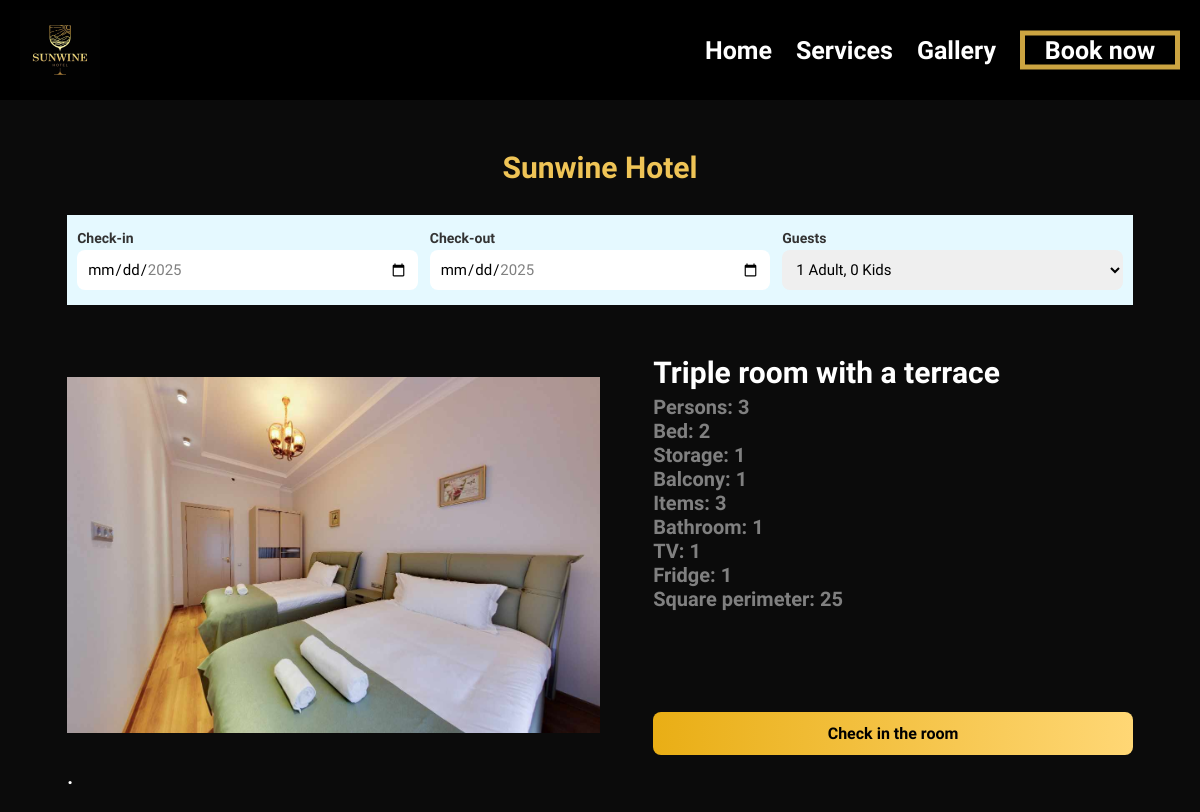
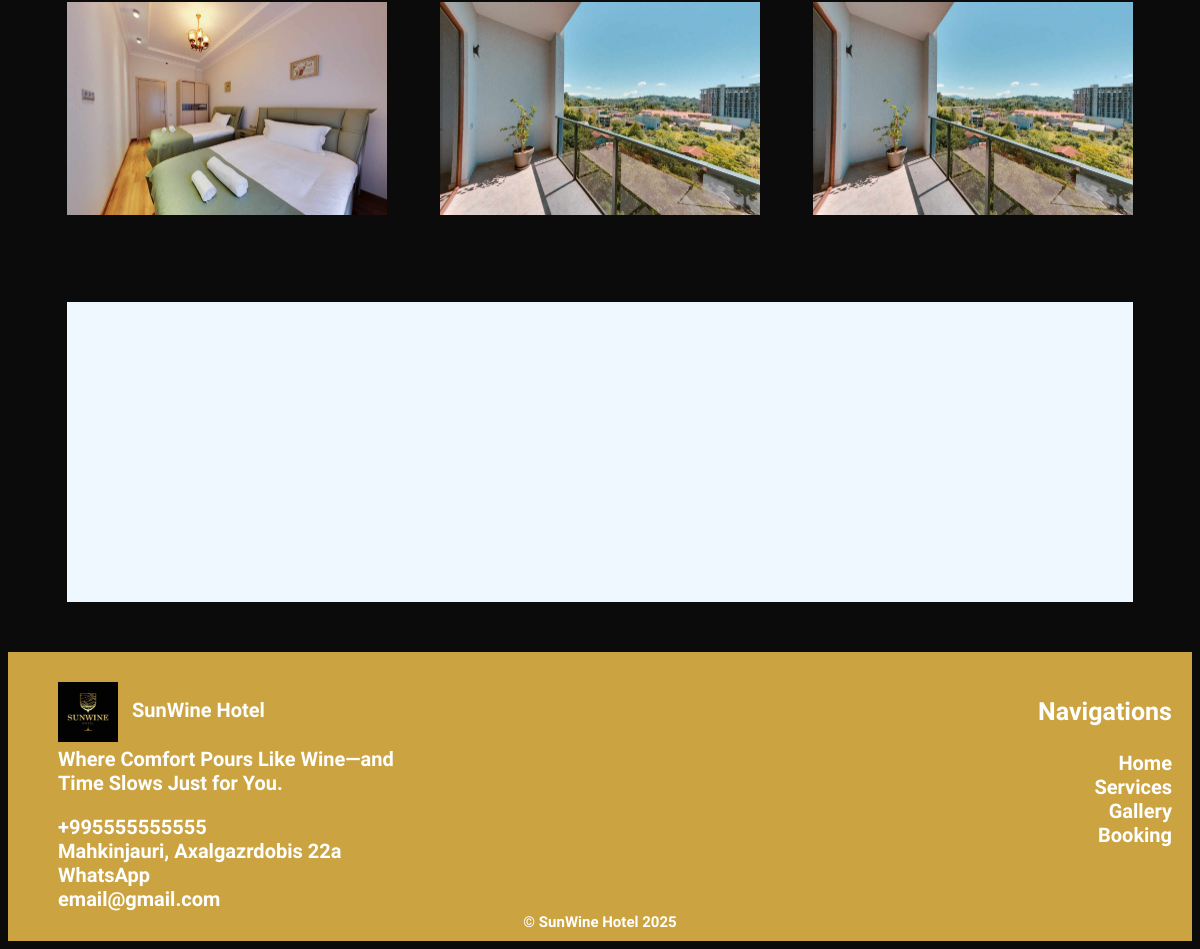
Screenshot of /room/6/ (signed in) with the database file from the repository (2 pictures, top to bottom).
### SunWineapp/models.py (models this page shows, shortened)
class Rooms(models.Model):
    room_number = models.IntegerField(default=1)
    room_title = models.CharField(max_length=1000, default='')
    available = models.BooleanField(default=True)
    price = models.IntegerField(default=1)
    bed = models.IntegerField(default=1)
    tv = models.IntegerField(default=1)
    storage = models.IntegerField(default=1)
    bathroom = models.IntegerField(default=1)
    balcony = models.IntegerField(default=1)
    mirror = models.IntegerField()
    fridge = models.IntegerField(default=1)
    desk = models.IntegerField(default=1)
    items = models.IntegerField(default=1)
    kvadratuloba = models.IntegerField(default=1)
    couche = models.IntegerField(default=1)
    image1 = models.ImageField(upload_to='pics/', default='', blank=True, null=True)
    image2 = models.ImageField(upload_to='pics/', default='', blank=True, null=True)
    image3 = models.ImageField(upload_to='pics/', default='', blank=True, null=True)
    image4 = models.ImageField(upload_to='pics/', default='', blank=True, null=True)
    description = models.CharField(max_length=2000, default='')

class Contact(models.Model):
    phone_number = models.IntegerField()
    email = models.EmailField()
    whatsapp = models.CharField(max_length=1000)
    address = models.CharField(max_length=1000)

### SunWineapp/views.py (the view)
# urls.py: path('room/<int:roomid>/', views.room, name="room"),
def room(request, roomid):
    if request.user.is_authenticated:
        if request.method == "POST":
            check_in_str = request.POST.get('check-in')
            check_out_str = request.POST.get('check-out')
            guests = request.POST.get('guests')
            try:
                check_in_date = datetime.strptime(check_in_str, '%Y-%m-%d').date()
                check_out_date = datetime.strptime(check_out_str, '%Y-%m-%d').date()
            except ValueError:
                return render(request, "room.html", {
                    "contacts": Contact.objects.first(),
                    "room": Rooms.objects.get(pk=roomid),
                    "error": "Invalid date format."
                })
            room = Rooms.objects.get(pk=roomid)
            user = request.user
            Check_In.objects.create(
                user=request.user,
                room=room,
                persons=guests,
                check_in=check_in_date,
                check_out=check_out_date
            )
            return redirect('bought')
        else:
            return render(request, "room.html", {
                "contacts": Contact.objects.first(),
                "room": Rooms.objects.get(pk=roomid),
            })
    else:
        return redirect('register')

### SunWineapp/templates/room.html (shortened to what this page needs)
{% extends 'layout.html' %}
{% load static %}
{% block head %}
    <link rel="stylesheet" type="text/css" href="{% static 'css/booking.css' %}" />
    <link rel="stylesheet" type="text/css" href="{% static 'css/room.css' %}" />
{% endblock %}
{% block body %}
    <form method="post" action="{% url 'room' room.id %}">
        <div class="part1">
            <h1 class="title1">Sunwine Hotel</h1>
        </div>
        <div class="part2">
            <div class="search">
                <div class="search-inside">
                    <div class="field-group">
                    <label>Check-in</label>
                    <input type="date" name="check-in" id="check-in" required>
                    </div>
                    <div class="field-group">
                    <label>Check-out</label>
                    <input type="date" name="check-out" id="check-out" required>
                    </div>
                    <div class="field-group">
                    <label>Guests</label>
                    <select required name="guests">
                        <option>1 Adult, 0 Kids</option>
                    </select>
                    </div>
                </div>
            </div>
        </div>
        <div class="part3">
            {% if room.image1 != '' %}
                <img src="{{ room.image1.url }}" alt="" class="part3-image">
            {% else %}
                <img src="" alt="" class="part3-image">
            {% endif %}
            <div class="part3-div1">
                <h1 class="p3-title1">{{ room.room_title }}</h1>
                <h1 class="p3-title2">Persons: {{ room.items }}</h1>
                <h1 class="p3-title2">Bed: {{ room.bed }}</h1>
                <h1 class="p3-title2">Storage: {{ room.storage }}</h1>
                <h1 class="p3-title2">Balcony: {{ room.balcony }}</h1>
                <h1 class="p3-title2">Items: {{ room.items }}</h1>
                <h1 class="p3-title2">Bathroom: {{ room.bathroom }}</h1>
                <h1 class="p3-title2">TV: {{ room.tv }}</h1>
                <h1 class="p3-title2">Fridge: {{ room.fridge }}</h1>
                <h1 class="p3-title2">Square perimeter: {{ room.kvadratuloba }}</h1>
                <button class="p3-button">Check in the room</button>
            </div>
        </div>
        <h1 class="part3-description">{{ room.description }}</h1>
        <div class="part4">
            {% if room.image1 != '' %}
                <img src="{{ room.image2.url }}" alt="" class="p4-image1">
                <img src="{{ room.image3.url }}" alt="" class="p4-image2">
                <img src="{{ room.image4.url }}" alt="" class="p4-image3">
            {% else %}
                <img src="" alt="" class="p4-image1">
                <img src="" alt="" class="p4-image2">
                <img src="" alt="" class="p4-image3">
            {% endif %}
        </div>
    </form>
{% endblock %}

### SunWineapp/templates/layout.html (shortened to what this page needs)
{% load static %}
<!DOCTYPE html>
<html lang="en">
<head>
    <link href="https://api.mapbox.com/mapbox-gl-js/v2.15.0/mapbox-gl.css" rel="stylesheet" />
    <link rel="stylesheet" type="text/css" href="{% static 'css/layout.css' %}" />
    {% block head %}{% endblock %}
</head>
<body onload="window.scrollTo(0, 0)">
    <nav class="navbar" id="navbar" role="navigation" aria-label="Main menu">
        <a href="{% url 'index' %}" class="navbar-img-link" aria-label="SunWine Hotel Home">
            <img src="{% static 'pics/logo.jpg' %}" alt="SunWine Hotel Logo" class="navbar-img" />
        </a>
        <div class="navbar-navs">
            <a href="{% url 'index' %}" class="navbar-nav">Home</a>
            <a href="{% url 'services' %}" class="navbar-nav">Services</a>
            <a href="{% url 'gallery' %}" class="navbar-nav">Gallery</a>
            <a href="{% url 'booking' %}" class="navbar-nav navbar-button" style="color: white; text-decoration: none;">Book now</a>
        </div>
    </nav>
    <main role="main">
        {% block body %}
        {% endblock %}
    </main>
    <footer class="contact-div" role="contentinfo">
        <div class="map" id="map" aria-label="Hotel location map"></div>
        <div class="contacts">
            <section class="contact-part1" aria-labelledby="contact-info-title">
                <img src="{% static 'pics/logo.jpg' %}" alt="SunWine Hotel Logo" class="cp-logo" />
                <h1 id="contact-info-title" class="cp-title1">SunWine Hotel</h1>
                <h2 class="cp-title2">Where Comfort Pours Like Wine—and Time Slows Just for You.</h2>
                <div class="contact-infos">
                    <p class="contact-info" aria-label="Phone number">+{{ contacts.phone_number|default:"995-000-000000" }}</p>
                    <p class="contact-info" aria-label="Address">{{ contacts.address|default:"Batumi, Georgia" }}</p>
                    {% if contacts.whatsapp %}
                        <a href="{{ contacts.whatsapp }}" class="contact-info" style="text-decoration: none;" aria-label="WhatsApp contact">WhatsApp</a>
                    {% else %}
                        <span class="contact-info">WhatsApp not available</span>
                    {% endif %}
                    <p class="contact-info" aria-label="Email">{{ contacts.email|default:"info@sunwinehotel.com" }}</p>
                </div>
                <nav class="navigations" aria-label="Footer navigation">
                    <h3 class="navigation-title">Navigations</h3>
                    <a class="navigation" href="{% url 'index' %}">Home</a>
                    <a class="navigation" href="{% url 'services' %}">Services</a>
                    <a class="navigation" href="{% url 'gallery' %}">Gallery</a>
                    <a class="navigation" href="{% url 'booking' %}">Booking</a>
                </nav>
            </section>
            <p class="copyrights">© SunWine Hotel 2025</p>
        </div>
    </footer>
</body>
</html>

### SunWineapp/static/css/layout.css (style rules this page uses)
body { background-color: #0B0B0B; }
.navbar { position: fixed; top: 0; left: 0; width: 100vw; height: 100px; z-index: 1000; background-color: black; }
.navbar-img { position: absolute; top: 50%; transform: translateY(-50%); left: 20px; width: 80px; height: 80px; }
.navbar-navs { position: absolute; top: 50%; right: 20px; transform: translateY(-50%); width: max-content; height: max-content; }
.navbar-nav { position: relative; top: 0; left: 0; width: max-content; height: max-content; font-size: 25px; font-family: "Itim"; font-weight: bold; color: white; display: inline-block; margin-left: 20px; text-decoration: none; }
.navbar-button { position: relative; top: 0; left: 0; width: 150px; height: max-content; background-color: black; border: solid 5px #CBA441; color: white; text-align: center; text-decoration: none; }
.contact-div { position: relative; top: 0; left: 0px; width: 100%; height: max-content; margin-top: 100px; }
.map { position: relative; top: 0; left: 5%; width: 90%; margin-top: 20px; height: 300px; background-color: aliceblue; }
.contacts { position: relative; top: 0; left: 0; width: calc(100% - 100px); height: max-content; background-color: #CBA441; padding: 30px; padding-left: 50px; padding-right: 50px; margin: 0; margin-top: 50px; }
.cp-logo { position: relative; top: 0; left: 0; width: 60px; height: 60px; display: inline-block; }
.cp-title1 { position: relative; top: -25px; left: 10px; width: max-content; display: inline-block; font-size: 20px; font-family: "Itim"; font-weight: bold; color: white; padding: 0; margin: 0; }
.cp-title2 { position: relative; top: 0; left: 0; width: 380px; font-size: 20px; font-family: "Itim"; font-weight: bold; color: white; padding: 0; margin: 0; }
.contact-infos { position: relative; top: 0; left: 0; width: max-content; height: max-content; margin-top: 20px; }
.contact-info { position: relative; top: 0; left: 0; width: 100%; height: max-content; padding: 0; margin: 0; font-size: 20px; font-family: "Itim"; font-weight: bold; color: white; }
.navigations { position: absolute; top: 20px; right: 20px; width: max-content; height: max-content; }
.navigation-title { position: relative; top: 0; left: 0; width: max-content; height: max-content; font-size: 25px; font-family: "Itim"; font-weight: bold; color: white; text-decoration: none; display: block; }
.navigation { position: relative; top: 0px; left: 0px; font-size: 20px; font-weight: bold; font-family: "Itim"; color: white; text-decoration: none; display: block; text-align: right; }
.copyrights { position: absolute; bottom: 10px; left: 50%; transform: translateX(-50%); font-size: 15px; font-family: "Itim"; font-weight: bold; color: white; padding: 0; margin: 0; }

### SunWineapp/static/css/booking.css (style rules this page uses)
.part1 { position: relative; top: 0; left: 5%; width: 90%; height: max-content; margin-top: 150px; }
.title1 { position: relative; top: 0; left: 0; width: 100%; height: max-content; font-size: 30px; font-family: "Aleo"; font-weight: bold; color: #EFC456; padding: 0; margin: 0; text-align: center; }
.part2 { position: relative; top: 0; left: 5%; width: 90%; height: max-content; margin-top: 30px; }
.search { position: relative; top: 0; left: 0; width: calc(100% - 20px); padding: 15px 10px; background-color: #E5F9FF; }
.search { width: 100%; padding: 15px 10px; background-color: #E5F9FF; box-sizing: border-box; }
.search-inside { display: grid; grid-template-columns: repeat(auto-fit, minmax(200px, 1fr)); gap: 12px; align-items: end; }
.field-group { display: flex; flex-direction: column; gap: 4px; }
.field-group label { font-size: 14px; font-weight: 600; font-family: "Itim"; color: #333; }
input[type="date"], select { padding: 10px; border: none; border-radius: 8px; font-size: 15px; font-family: "Itim"; box-sizing: border-box; width: 100%; }
button { background: linear-gradient(to right, #E9AE15, #FFD775); border: none; border-radius: 8px; padding: 12px; font-size: 16px; font-weight: bold; cursor: pointer; width: 100%; font-family: "Itim"; }

### rows the page displays
Rooms: image1 (picture), room_title "Triple room with a terrace", items "3", bed "2", storage "1", balcony "1", bathroom "1", tv "1", fridge "1", kvadratuloba "25", description ".", image2 (picture), image3 (picture), image4 (picture)
Contact: phone_number "995555555555", address "Mahkinjauri, Axalgazrdobis 22a", email "email@gmail.com"
